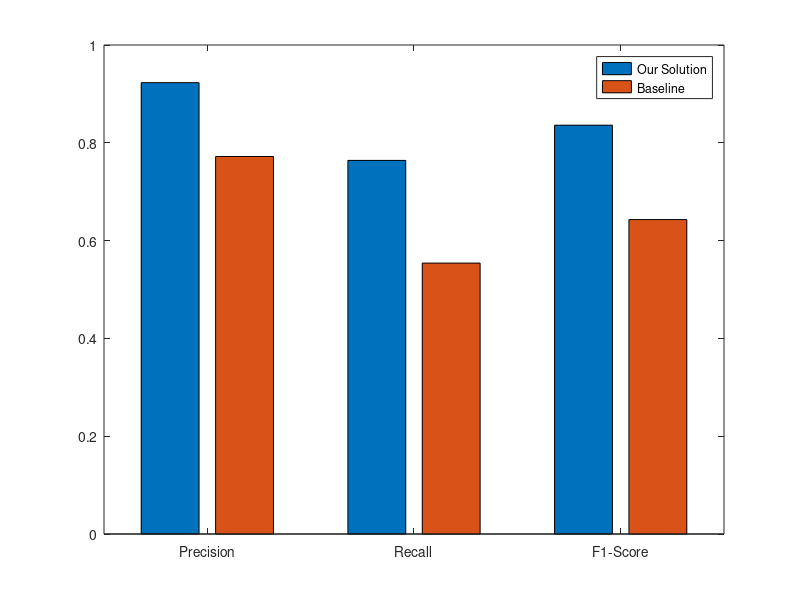

Write MATLAB code to recreate this figure.
our = [0.923, 0.764, 0.836];
baseline = [0.772, 0.554, 0.643];

x = [our(1), baseline(1); our(2), baseline(2); our(3), baseline(3) ];
%x = [b1(1), o1(1); b1(2), o1(2); b1(3), o1(3)];
%x = [b2(1), o2(1); b2(2), o2(2); b2(3), o2(3)];
bar(x)
legend('Our Solution', 'Baseline');
Labels = {'Precision','Recall','F1-Score'};
set(gca, 'XTick', 1:3, 'XTickLabel', Labels);

return
o1 = [0.810304449648712, 0.511890166028097, 0.627421824814591];
o2 = [0.921030927835052, 0.68109833971903, 0.780214897963032];

b1 = [0.638418079096045, 0.391816920943135, 0.485603781693167];
b2 = [0.69, 0.47, 0.559];


x = [b1(1), b2(1), o2(1); b1(2), b2(2), o2(2); b1(3), b2(3), o2(3)];
%x = [b1(1), o1(1); b1(2), o1(2); b1(3), o1(3)];
%x = [b2(1), o2(1); b2(2), o2(2); b2(3), o2(3)];
bar(x)
legend('Baseline', 'Extended Baseline', 'Our Solution');
Labels = {'Precision','Recall','F1-Score'};
set(gca, 'XTick', 1:3, 'XTickLabel', Labels);

%x = [b1(1), b2(1), o1(1), o2(1); b1(1), b2(1), o1(1), o2(1); b1(1), b2(1), o1(1), o2(1)];

